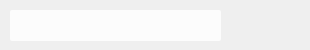
<?xml version="1.0" encoding="UTF-8"?>
<ui version="4.0">
 <class>listPushBotton</class>
 <widget class="QWidget" name="listPushBotton">
  <property name="geometry">
   <rect>
    <x>0</x>
    <y>0</y>
    <width>310</width>
    <height>50</height>
   </rect>
  </property>
  <property name="windowTitle">
   <string>Form</string>
  </property>
  <widget class="QPushButton" name="list">
   <property name="geometry">
    <rect>
     <x>10</x>
     <y>10</y>
     <width>211</width>
     <height>31</height>
    </rect>
   </property>
   <property name="styleSheet">
    <string notr="true">QPushButton {
    background-color:rgba(255, 255, 255, 200); /* Sets the background color */
    color: black; /* Sets the text color */
    border-radius: 2px; /* Rounds the corners */
    padding: 9px; /* Adds padding */
    font-size: 16px; /* Sets the font size */
}

QPushButton:hover {
    background-color: rgba(255, 255, 255, 255); /* Changes background color on hover */
}</string>
   </property>
   <property name="text">
    <string/>
   </property>
  </widget>
  <widget class="QPushButton" name="deleteList">
   <property name="geometry">
    <rect>
     <x>230</x>
     <y>10</y>
     <width>31</width>
     <height>31</height>
    </rect>
   </property>
   <property name="styleSheet">
    <string notr="true">QPushButton {
    background-color:rgba(255, 255, 255, 0); /* Sets the background color */
    color: white; /* Sets the text color */
    border-radius: 2px; /* Rounds the corners */
    padding: 9px; /* Adds padding */
    font-size: 14px; /* Sets the font size */
}

QPushButton:hover {
    background-color: rgba(255, 255, 255, 150); /* Changes background color on hover */
}
</string>
   </property>
   <property name="text">
    <string/>
   </property>
   <property name="icon">
    <iconset resource="im.qrc">
     <normaloff>:/images/bin.png</normaloff>:/images/bin.png</iconset>
   </property>
   <property name="iconSize">
    <size>
     <width>20</width>
     <height>20</height>
    </size>
   </property>
  </widget>
  <widget class="QPushButton" name="print">
   <property name="geometry">
    <rect>
     <x>270</x>
     <y>10</y>
     <width>31</width>
     <height>31</height>
    </rect>
   </property>
   <property name="styleSheet">
    <string notr="true">QPushButton {
    background-color:rgba(255, 255, 255, 0); /* Sets the background color */
    color: white; /* Sets the text color */
    border-radius: 2px; /* Rounds the corners */
    padding: 9px; /* Adds padding */
    font-size: 14px; /* Sets the font size */
}

QPushButton:hover {
    background-color: rgba(255, 255, 255, 150); /* Changes background color on hover */
}
</string>
   </property>
   <property name="text">
    <string/>
   </property>
   <property name="icon">
    <iconset resource="im.qrc">
     <normaloff>:/images/bin.png</normaloff>:/images/bin.png</iconset>
   </property>
   <property name="iconSize">
    <size>
     <width>20</width>
     <height>20</height>
    </size>
   </property>
  </widget>
 </widget>
 <resources>
  <include location="im.qrc"/>
 </resources>
 <connections/>
</ui>
